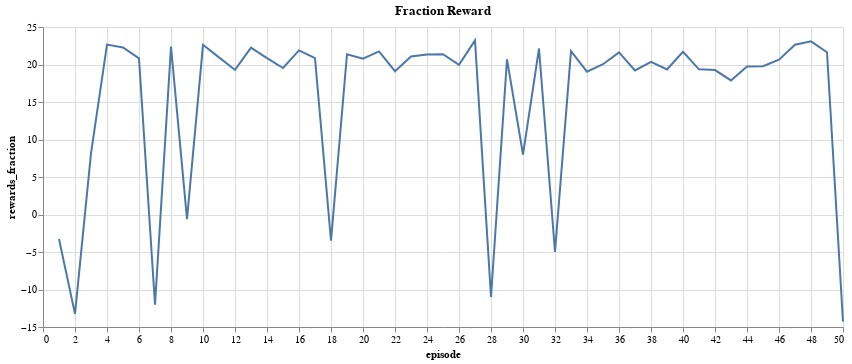

Notebook cell for this chart:
### Code cell
# chart for fraction reward
rewards_df['rewards_fraction'] = rewards_df['rewards'] / num_of_logtypes
alt.Chart(rewards_df).mark_line().encode(
    x='episode',
    y='rewards_fraction',
    
).properties(
    title=' Fraction Reward',
    width=800,
)

### Figure 1 — Vega-Lite specification as saved in the notebook (floating-point values rounded to 4 significant figures)
{"config": {"view": {"continuousWidth": 300, "continuousHeight": 300}}, "data": {"name": "data-f49d17dcc2377613322351aba9639c2b"}, "mark": {"type": "line"}, "encoding": {"x": {"field": "episode", "type": "quantitative"}, "y": {"field": "rewards_fraction", "type": "quantitative"}}, "title": " Fraction Reward", "width": 800, "$schema": "https://vega.github.io/schema/vega-lite/v5.8.0.json", "datasets": {"data-f49d17dcc2377613322351aba9639c2b": [{"episode": 1, "step": 0, "rewards": -22.83, "rewards_fraction": -3.261}, {"episode": 2, "step": 1, "rewards": -92.72, "rewards_fraction": -13.25}, {"episode": 3, "step": 2, "rewards": 57.1, "rewards_fraction": 8.156}, {"episode": 4, "step": 3, "rewards": 158.5, "rewards_fraction": 22.65}, {"episode": 5, "step": 4, "rewards": 155.8, "rewards_fraction": 22.26}, {"episode": 6, "step": 5, "rewards": 145.7, "rewards_fraction": 20.82}, {"episode": 7, "step": 6, "rewards": -84.21, "rewards_fraction": -12.03}, {"episode": 8, "step": 7, "rewards": 156.7, "rewards_fraction": 22.38}, {"episode": 9, "step": 8, "rewards": -4.356, "rewards_fraction": -0.6222}, {"episode": 10, "step": 9, "rewards": 158.4, "rewards_fraction": 22.62}, {"episode": 11, "step": 10, "rewards": 146.7, "rewards_fraction": 20.95}, {"episode": 12, "step": 11, "rewards": 134.9, "rewards_fraction": 19.28}, {"episode": 13, "step": 12, "rewards": 155.7, "rewards_fraction": 22.24}, {"episode": 14, "step": 13, "rewards": 145.9, "rewards_fraction": 20.84}, {"episode": 15, "step": 14, "rewards": 136.7, "rewards_fraction": 19.53}, {"episode": 16, "step": 15, "rewards": 153.2, "rewards_fraction": 21.88}, {"episode": 17, "step": 16, "rewards": 145.9, "rewards_fraction": 20.84}, {"episode": 18, "step": 17, "rewards": -24.47, "rewards_fraction": -3.496}, {"episode": 19, "step": 18, "rewards": 149.6, "rewards_fraction": 21.37}, {"episode": 20, "step": 19, "rewards": 145.4, "rewards_fraction": 20.77}, {"episode": 21, "step": 20, "rewards": 152.2, "rewards_fraction": 21.74}, {"episode": 22, "step": 21, "rewards": 133.8, "rewards_fraction": 19.11}, {"episode": 23, "step": 22, "rewards": 147.5, "rewards_fraction": 21.08}, {"episode": 24, "step": 23, "rewards": 149.3, "rewards_fraction": 21.32}, {"episode": 25, "step": 24, "rewards": 149.6, "rewards_fraction": 21.37}, {"episode": 26, "step": 25, "rewards": 139.7, "rewards_fraction": 19.96}, {"episode": 27, "step": 26, "rewards": 162.5, "rewards_fraction": 23.22}, {"episode": 28, "step": 27, "rewards": -76.85, "rewards_fraction": -10.98}, {"episode": 29, "step": 28, "rewards": 144.8, "rewards_fraction": 20.69}, {"episode": 30, "step": 29, "rewards": 55.98, "rewards_fraction": 7.997}, {"episode": 31, "step": 30, "rewards": 154.9, "rewards_fraction": 22.13}, {"episode": 32, "step": 31, "rewards": -34.9, "rewards_fraction": -4.986}, {"episode": 33, "step": 32, "rewards": 152.4, "rewards_fraction": 21.77}, {"episode": 34, "step": 33, "rewards": 133.3, "rewards_fraction": 19.04}, {"episode": 35, "step": 34, "rewards": 140.2, "rewards_fraction": 20.03}, {"episode": 36, "step": 35, "rewards": 151.3, "rewards_fraction": 21.61}, {"episode": 37, "step": 36, "rewards": 134.4, "rewards_fraction": 19.21}, {"episode": 38, "step": 37, "rewards": 142.5, "rewards_fraction": 20.35}, {"episode": 39, "step": 38, "rewards": 135.4, "rewards_fraction": 19.34}, {"episode": 40, "step": 39, "rewards": 151.8, "rewards_fraction": 21.69}, {"episode": 41, "step": 40, "rewards": 135.5, "rewards_fraction": 19.35}, {"episode": 42, "step": 41, "rewards": 134.8, "rewards_fraction": 19.26}, {"episode": 43, "step": 42, "rewards": 125.1, "rewards_fraction": 17.87}, {"episode": 44, "step": 43, "rewards": 138.2, "rewards_fraction": 19.74}, {"episode": 45, "step": 44, "rewards": 138.3, "rewards_fraction": 19.76}, {"episode": 46, "step": 45, "rewards": 144.5, "rewards_fraction": 20.65}, {"episode": 47, "step": 46, "rewards": 158.4, "rewards_fraction": 22.63}, {"episode": 48, "step": 47, "rewards": 161.6, "rewards_fraction": 23.08}, {"episode": 49, "step": 48, "rewards": 151.5, "rewards_fraction": 21.64}, {"episode": 50, "step": 49, "rewards": -100.0, "rewards_fraction": -14.29}]}}
